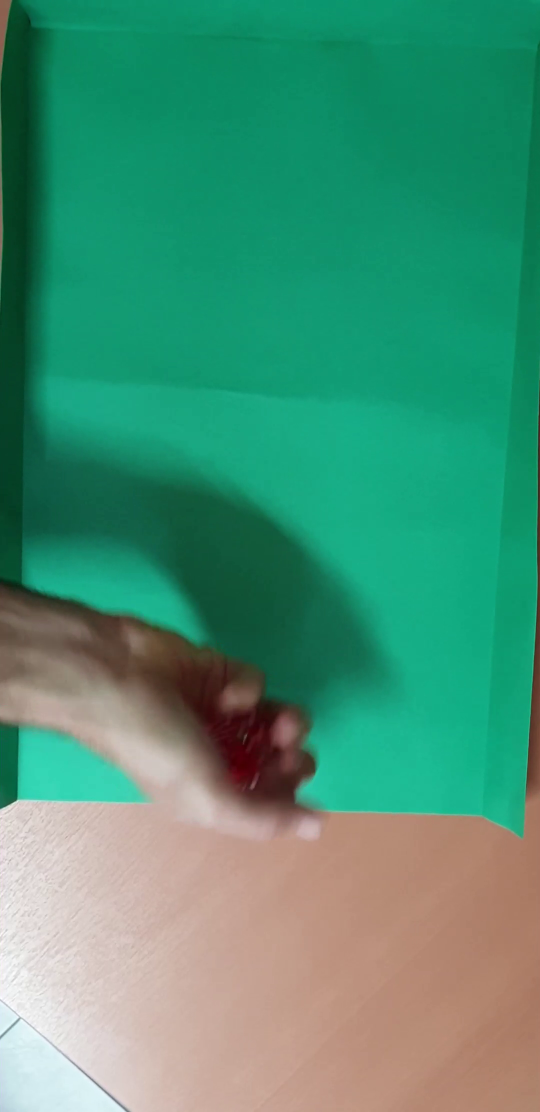
#> input picture frame 14 of tirada_1.mp4, 1080 x 2224 px (shown at 1/2 size)
$ python procesamiento.py   (older library calls are emulated)
#> lines starting #> are read from the running program, lines starting #| are printed output that depends on the picture; after the words box and inside, x2 and y2 are one past the last pixel; in counts of white or black regions, pixels touching at a corner belong together
#> further down, frame is the input picture: shape (2224, 1080, 3); mean B, G, R 116.6, 145.4, 73.4
### utils.py
# Este tiene las funciones necesarias para procesar el video

import cv2
import numpy as np
import math
from collections import Counter

win_frame = 'Frame'
win_mask = 'Mascara'
win_frame_filtrado = 'Frame filtrado'
win_frame_filtrado_neg = 'Frame filtrado negativo'

H_low_verde = 30
H_high_verde = 90

S_low_verde = 140
S_high_verde = 255

V_low_verde = 0
V_high_verde = 255

H1_low = 0
H1_high = 30

H2_low = 160
H2_high = 180

S_low = 75
V_low = 75
S_high = 255
V_high = 255

H_low_numero = 0
H_high_numero = 180
S_low_numero = 0
S_high_numero = 110
V_low_numero = 180
V_high_numero = 255

# Filtros de área para dados rojos
area_min_dado = 500
area_max_dado = 1000

def procesar_frame(frame):
    """
    Procesa un frame completo para detectar dados rojos dentro de contenedores verdes.
    Pipeline:
        1. Detecta contenedores verdes
        2. Dentro de cada contenedor, detecta dados rojos
        3. Retorna las coordenadas de los dados rojos (en coordenadas absolutas del frame)

    Args:
        frame: Frame BGR a procesar

    Returns:
        contornos_dados_rojos: Lista de contornos de dados rojos detectados
        frame_threshold_numero: Máscara de números blancos del frame (para usar en procesar_roi_numeros)
        centroides: Lista de tuplas (cx, cy) con los centroides de cada dado rojo
        boxes: Lista de tuplas (x_abs, y_abs, w, h) con las bounding boxes de dados rojos en coordenadas absolutas
    """
    frame_HSV = cv2.cvtColor(frame, cv2.COLOR_BGR2HSV)
#> frame_HSV: shape (741, 360, 3); mean H, S, V 58.6, 170, 155.6

    # Crear máscara de números blancos (se mantiene del código original)
    frame_threshold_numero = cv2.inRange(frame_HSV, (H_low_numero, S_low_numero, V_low_numero), (H_high_numero, S_high_numero, V_high_numero))
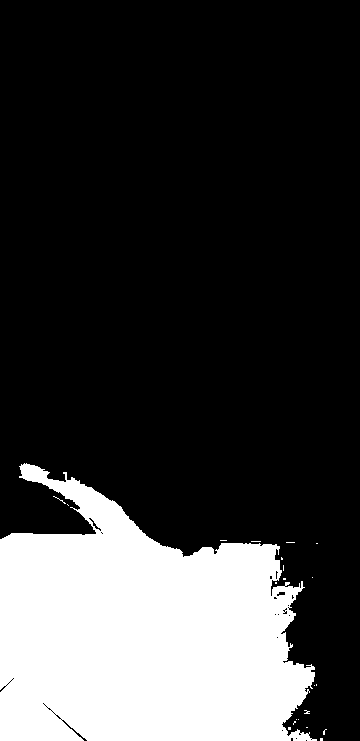
#> frame_threshold_numero: shape (741, 360); 23.1% white; 22 white regions (21 under 20 px), largest, box (x1, y1, x2, y2) and area: (0, 463, 317, 741) 61426

    # PASO 1: Filtrar por VERDE para encontrar contenedores (dados)
    mascara_verde = cv2.inRange(frame_HSV,
                                (H_low_verde, S_low_verde, V_low_verde),
                                (H_high_verde, S_high_verde, V_high_verde))
#> mascara_verde: shape (741, 360); 64.6% white; 5 black regions (2 under 20 px), largest, box (x1, y1, x2, y2) and area: (0, 254, 360, 741) 93988, (0, 0, 8, 55) 210, (0, 69, 2, 191) 163

    # Aplicar operaciones morfológicas para limpiar la máscara verde
    kernel = np.ones((5, 5), np.uint8)
    mascara_verde_limpia = cv2.morphologyEx(mascara_verde, cv2.MORPH_CLOSE, kernel)
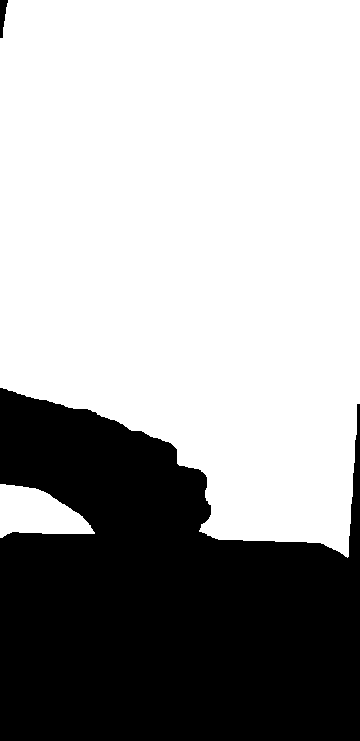
#> mascara_verde_limpia: shape (741, 360); 64.8% white; 2 black regions

    # Binarizar
    _, mascara_verde_binaria = cv2.threshold(mascara_verde_limpia, 0, 255, cv2.THRESH_BINARY)

    # PASO 2: Encontrar contornos de las ROIs verdes
    contornos_verdes, _ = cv2.findContours(mascara_verde_binaria, cv2.RETR_EXTERNAL, cv2.CHAIN_APPROX_SIMPLE)
#> contornos_verdes = 2 contours; box (x1, y1, x2, y2) and area: (0, 0, 360, 558) 168579, (0, 484, 95, 538) 3226

    # PASO 3: Para cada ROI verde (contenedor), detectar dados rojos
    centroides = []
    boxes = []
    contornos_dados_rojos = []

    for contorno in contornos_verdes:
        x_verde, y_verde, w_verde, h_verde = cv2.boundingRect(contorno)

        # Extraer ROI verde del frame original (mantiene todos los colores)
        roi_contenedor = frame[y_verde:y_verde+h_verde, x_verde:x_verde+w_verde]
        roi_contenedor_HSV = cv2.cvtColor(roi_contenedor, cv2.COLOR_BGR2HSV)

        # FILTRAR POR ROJO dentro del contenedor verde (doble rango para rojo)
        mascara_rojo_1 = cv2.inRange(roi_contenedor_HSV, (H1_low, S_low, V_low), (H1_high, S_high, V_high))
        mascara_rojo_2 = cv2.inRange(roi_contenedor_HSV, (H2_low, S_low, V_low), (H2_high, S_high, V_high))
        mascara_rojo = cv2.bitwise_or(mascara_rojo_1, mascara_rojo_2)

        # Aplicar operaciones morfológicas para limpiar la máscara roja
        mascara_rojo_limpia = cv2.morphologyEx(mascara_rojo, cv2.MORPH_CLOSE, kernel)
        _, mascara_rojo_binaria = cv2.threshold(mascara_rojo_limpia, 0, 255, cv2.THRESH_BINARY)

        # Encontrar contornos de dados rojos dentro del contenedor verde
        contornos_rojos_en_roi, _ = cv2.findContours(mascara_rojo_binaria, cv2.RETR_EXTERNAL, cv2.CHAIN_APPROX_SIMPLE)

        # Para cada dado rojo encontrado, calcular coordenadas absolutas
        for contorno_rojo in contornos_rojos_en_roi:
            x_rojo, y_rojo, w_rojo, h_rojo = cv2.boundingRect(contorno_rojo)

            # Filtrar por área (dados muy pequeños o muy grandes)
            area = w_rojo * h_rojo
            if area < area_min_dado or area > area_max_dado:
                continue

            # Filtrar por aspect ratio (dados deben ser aproximadamente cuadrados)
            aspect_ratio = w_rojo / h_rojo
            if aspect_ratio < 0.8 or aspect_ratio > 1.2:
                continue

            # Convertir coordenadas relativas (dentro de ROI) a absolutas (frame completo)
            x_abs = x_verde + x_rojo
            y_abs = y_verde + y_rojo

            # Calcular centroide del dado rojo
            cx = x_abs + w_rojo // 2
            cy = y_abs + h_rojo // 2

            centroides.append((cx, cy))
            boxes.append((x_abs, y_abs, w_rojo, h_rojo))
            contornos_dados_rojos.append(contorno_rojo)
#> this loop made 2 passes
#> (x_verde, y_verde, w_verde, h_verde) on passes 1 to 2: (0, 484, 95, 54), (0, 0, 360, 558)
#> pass 1, in procesar_frame, `roi_contenedor = frame[y_verde:y_verde+h_verde, x_verde:x_verde+w_verde]`:
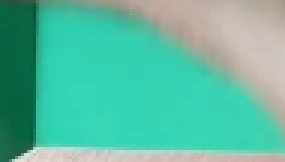
#> roi_contenedor: shape (54, 95, 3) (shown 3 times larger); mean B, G, R 160.5, 186.1, 91.5
#> pass 2, in procesar_frame, `roi_contenedor = frame[y_verde:y_verde+h_verde, x_verde:x_verde+w_verde]`:
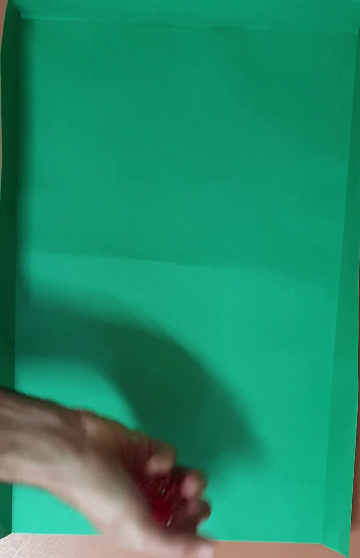
#> roi_contenedor: shape (558, 360, 3); mean B, G, R 104.7, 138.5, 32.9
#> after the loop:
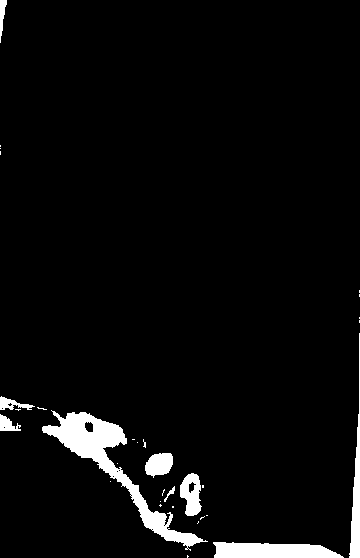
#> mascara_rojo: shape (558, 360); 4.2% white; 32 white regions (23 under 20 px), largest, box (x1, y1, x2, y2) and area: (42, 410, 208, 551) 3971, (213, 542, 344, 558) 1694, (349, 333, 360, 558) 970
#> after the loop:
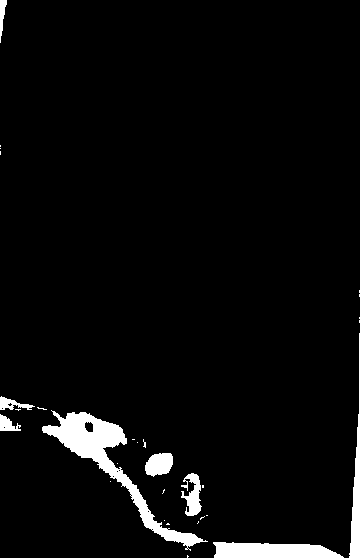
#> mascara_rojo_1: shape (558, 360); 4% white; 30 white regions (22 under 20 px), largest, box (x1, y1, x2, y2) and area: (42, 410, 208, 551) 3759, (213, 542, 344, 558) 1694, (349, 333, 360, 558) 970
#> after the loop:
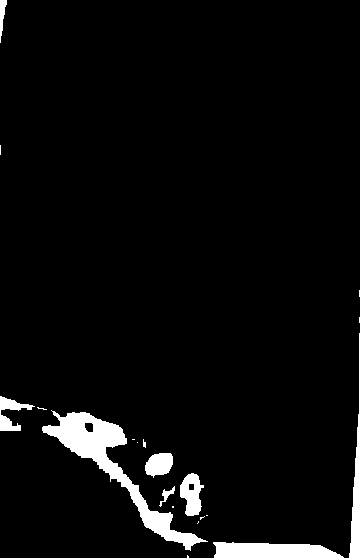
#> mascara_rojo_binaria: shape (558, 360); 4.4% white; 20 white regions (12 under 20 px)
#> after the loop: roi_contenedor_HSV: shape (558, 360, 3); mean H, S, V 73, 205.3, 141.8
#> after the loop, boxes = [(145, 453, 28, 25)]; centroides = [(159, 465)]; contornos_dados_rojos = 1 contour; box (x1, y1, x2, y2) and area: (145, 453, 173, 478) 479

    return contornos_dados_rojos, frame_threshold_numero, centroides, boxes

# [69 lines left out: functions emparejar_centroides, procesar_roi_numeros, not called in this run]

def detectar_moda(tiradas):
    '''
    Calcula la moda de las tiradas de los dados

    Args:
        tiradas: lista de listas que contiene los valores del dado en cada frame

    Returns:
        modas_por_dado: diccionario del tipo {dado:moda}
    '''
    # Convertir la lista de listas a un array NumPy
    array_dados = np.array(tiradas)

    # Transponer el array
    array_dados_transpuesto = array_dados.T

    # Calcular la moda para cada dado (cada fila del array transpuesto)
    modas_por_dado = {}
    num_dados = array_dados_transpuesto.shape[0]

    nombres = ['Julio', 'Chuck', 'Dani', 'Noether','Ernesto']

    for i in range(num_dados):
        valores_dado = array_dados_transpuesto[i]

        # Contar la frecuencia de los valores de este dado
        frecuencias = Counter(valores_dado)

        # Para manejar empates:
        max_frecuencia = max(frecuencias.values())
        moda_actual = [
            valor for valor, cuenta in frecuencias.items()
            if cuenta == max_frecuencia
        ]
        nombre = nombres[i]
        modas_por_dado[nombre] = moda_actual[0].item()

    return modas_por_dado

### procesamiento.py
# Este procesa el video directamente

import os
import cv2
import glob
from utils import procesar_frame, procesar_roi_numeros, emparejar_centroides, detectar_moda

# Crear carpeta de salida
os.makedirs("outputs", exist_ok=True)

# --- Carpeta con videos ------------------------------------------------
carpeta_videos = './'
patron_videos = os.path.join(carpeta_videos, '*.mp4')
videos = glob.glob(patron_videos)

print(f"Se encontraron {len(videos)} videos para procesar")

nombres = ['Julio', 'Chuck', 'Dani', 'Noether','Ernesto']

# Procesar cada video
for video_path in videos:
    # Obtener nombre del archivo sin extensión
    nombre_archivo = os.path.splitext(os.path.basename(video_path))[0]

    # Saltar videos de salida (que ya fueron procesados)
    if nombre_archivo.startswith('output_'):
        print(f"Saltando {nombre_archivo} (es un archivo de salida)")
        continue

    print(f"\nProcesando: {nombre_archivo}\n")

    # --- Leer el video ------------------------------------------------
    cap = cv2.VideoCapture(video_path)
    width = int(cap.get(cv2.CAP_PROP_FRAME_WIDTH))
    height = int(cap.get(cv2.CAP_PROP_FRAME_HEIGHT))
    fps = int(cap.get(cv2.CAP_PROP_FPS))

    # Crear VideoWriter para guardar el video procesado en la carpeta outputs
    fourcc = cv2.VideoWriter_fourcc(*'mp4v')
    output_path = os.path.join('outputs', f'{nombre_archivo}.mp4')
    out = cv2.VideoWriter(output_path, fourcc, fps, (int(width/3), int(height/3)))

    frame_number = 0
    prev_frame = None
    prev_contornos = None
    prev_frame_threshold_numero = None
    prev_centroides = None
    prev_boxes = None

    rois = []
    rois_numeros_filtrados = []
    rois_clausuras = []

    tiradas=[]

    while cap.isOpened():
        ret, frame = cap.read()
        nombre = 0

        if ret == True:
            frame = cv2.resize(frame, dsize=(int(width/3), int(height/3)))

            contornos, frame_threshold_numero, centroides, boxes = procesar_frame(frame)
#> contornos has the same summary as contornos_dados_rojos in procesar_frame; centroides = [(159, 465)]; boxes = [(145, 453, 28, 25)]

            copia_original = frame.copy()

            if prev_centroides is not None and len(centroides) > 0:
                # Encontrar objetos estáticos
                pares_estaticos = emparejar_centroides(centroides, prev_centroides, umbral=10)

                tirada_frame=[] #lista que guarda los valores de los dados en ese frame

                # Procesar solo ROIs estáticas
                for idx_actual, idx_prev in pares_estaticos:
                    x, y, w, h = boxes[idx_actual]

                    # Procesar ROI para detectar números
                    num_contornos = procesar_roi_numeros(
                        frame, frame_threshold_numero, x, y, w, h,
                        copia_original, rois, rois_numeros_filtrados, rois_clausuras, nombres[nombre]
                    )
                    tirada_frame.append(num_contornos)
                    nombre+=1

                if len(tirada_frame)==5:
                    tiradas.append(tirada_frame) #solo añade las tiradas que detectan los 5 dados
                #print(tiradas)
                #print('--')

            # Escribir frame procesado al video de salida
            out.write(copia_original)


            frame_number += 1

            # Guardar el frame actual como el frame anterior para la próxima iteración
            prev_frame = frame.copy()
            prev_contornos = contornos
#> prev_contornos has the same summary as contornos_dados_rojos in procesar_frame
            prev_frame_threshold_numero = frame_threshold_numero
            prev_centroides = centroides
#> prev_centroides = [(159, 465)]
            prev_boxes = boxes
#> prev_boxes = [(145, 453, 28, 25)]

            if cv2.waitKey(25) & 0xFF == ord('q'):
#> (key q is pressed here)
                break
        else:
            break
        if nombre<5:
            nombre+=1

    valores = detectar_moda(tiradas)
    cap.release()
    out.release()

    for clave, valor in valores.items():
        print(f"{clave}: {valor}")

    print(f"\nVideo procesado: {output_path}")
    print(f"Frames procesados: {frame_number}")

cv2.destroyAllWindows()
print("\n¡Procesamiento completo!")

$ run again, starting later in the video
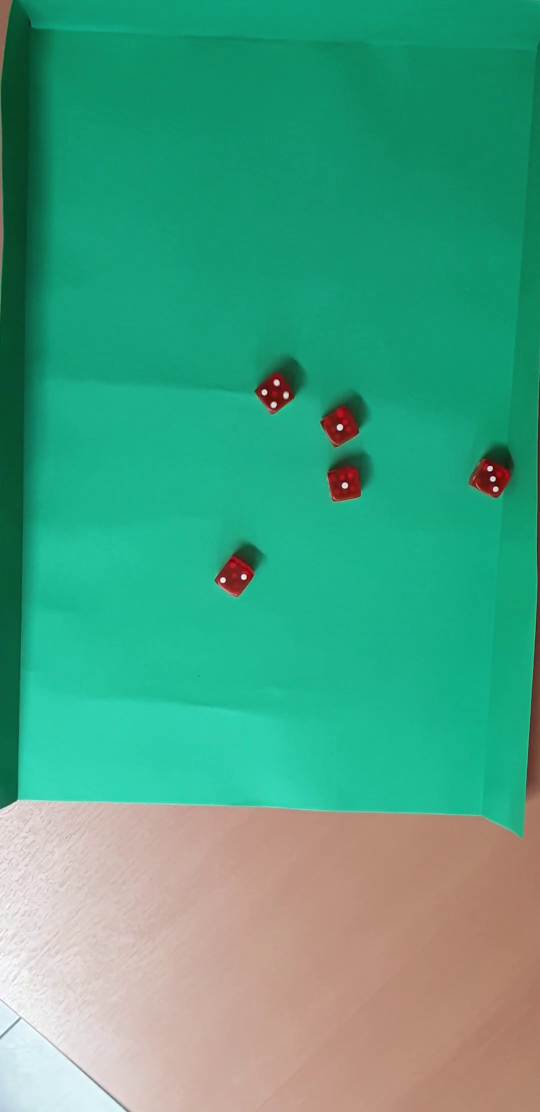
#> input picture frame 65 of tirada_1.mp4, 1080 x 2224 px (shown at 1/2 size)
#> frame is the input picture: shape (2224, 1080, 3); mean B, G, R 130.6, 161, 71.8
#> frame: shape (741, 360, 3)
#> frame_HSV: shape (741, 360, 3); mean H, S, V 63.1, 176, 170.7
#> in procesar_frame, `frame_threshold_numero = cv2.inRange(frame_HSV, (H_low_numero, S_low_n..`:
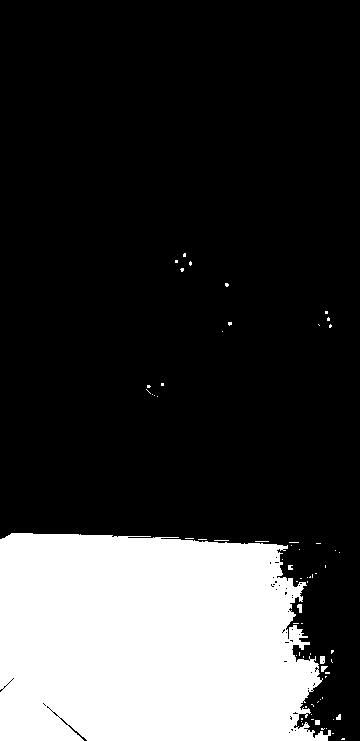
#> frame_threshold_numero: shape (741, 360); 22.9% white; 68 white regions (61 under 20 px), largest, box (x1, y1, x2, y2) and area: (0, 533, 331, 741) 60754, (320, 656, 325, 664) 38, (297, 604, 302, 613) 34
#> mascara_verde: shape (741, 360); 71% white; 7 black regions, largest, box (x1, y1, x2, y2) and area: (0, 249, 360, 741) 74053, (312, 304, 341, 332) 592, (143, 367, 170, 399) 558
#> mascara_verde_limpia: shape (741, 360); 71.2% white; 9 black regions
#> contornos_verdes = 1 contour; box (x1, y1, x2, y2) and area: (0, 0, 360, 558) 191791
#> the loop in procesar_frame, `for contorno in contornos_verdes:` made 1 pass
#> after the loop in procesar_frame, `for contorno in contornos_verdes:`:
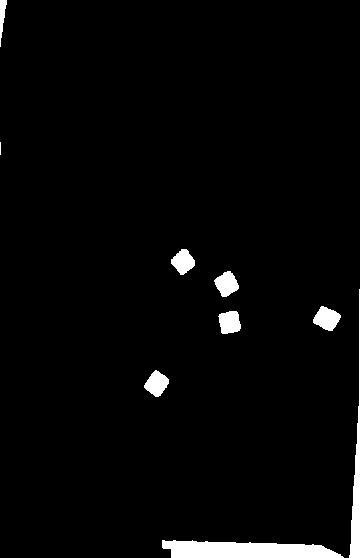
#> mascara_rojo_binaria: shape (558, 360); 2.9% white; 9 white regions (1 under 20 px)
#> after the loop in procesar_frame, `for contorno in contornos_verdes:`: boxes = [(144, 370, 25, 27), (218, 311, 23, 23), (313, 306, 28, 25), (214, 271, 25, 26), (171, 249, 24, 26)]; centroides = [(156, 383), (229, 322), (327, 318), (226, 284), (183, 262)]; contornos_dados_rojos = 5 contours; box (x1, y1, x2, y2) and area: (313, 306, 341, 331) 416, (144, 370, 169, 397) 386, (214, 271, 239, 297) 386, (218, 311, 241, 334) 380, (171, 249, 195, 275) 368
#> `contornos, frame_threshold_numero, centroides, boxes = procesar_frame(..`: contornos has the same summary as contornos_dados_rojos in procesar_frame
#> prev_contornos has the same summary as contornos_dados_rojos in procesar_frame
#> prev_centroides has the same summary as centroides in procesar_frame
#> prev_boxes has the same summary as boxes in procesar_frame

$ run again, starting later in the video
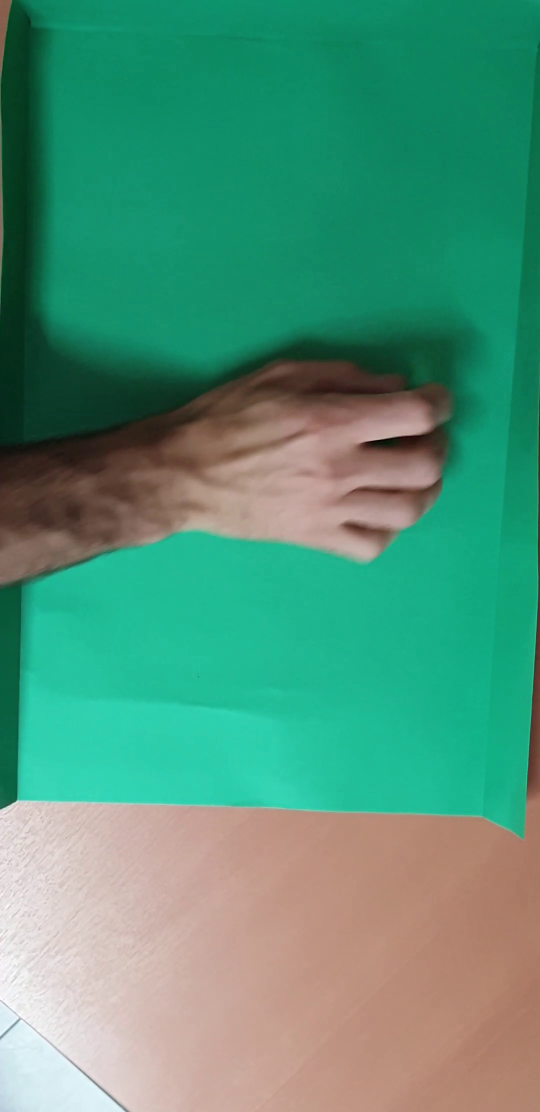
#> input picture frame 116 of tirada_1.mp4, 1080 x 2224 px (shown at 1/2 size)
#> frame is the input picture: shape (2224, 1080, 3); mean B, G, R 120.7, 147.4, 80.8
#> frame: shape (741, 360, 3)
#> frame_HSV: shape (741, 360, 3); mean H, S, V 55.2, 161.4, 159.4
#> in procesar_frame, `frame_threshold_numero = cv2.inRange(frame_HSV, (H_low_numero, S_low_n..`:
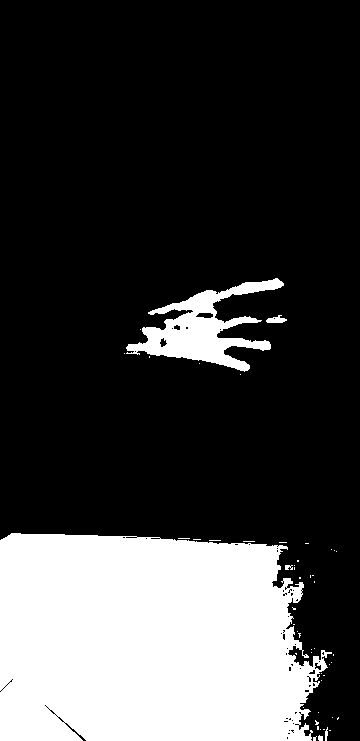
#> frame_threshold_numero: shape (741, 360); 24.7% white; 51 white regions (45 under 20 px), largest, box (x1, y1, x2, y2) and area: (0, 533, 332, 741) 60157, (126, 278, 284, 372) 5455, (266, 315, 287, 323) 105, (285, 565, 293, 570) 31, (325, 727, 328, 741) 30, (318, 735, 323, 741) 25
#> mascara_verde: shape (741, 360); 60.8% white; 3 black regions, box (x1, y1, x2, y2) and area: (0, 257, 360, 741) 73715, (0, 238, 302, 392) 30316, (0, 0, 8, 198) 412
#> mascara_verde_limpia: shape (741, 360); 61% white; 3 black regions
#> contornos_verdes = 2 contours, 1 with area under 20; largest, box (x1, y1, x2, y2) and area: (0, 0, 360, 558) 161550
#> the loop in procesar_frame, `for contorno in contornos_verdes:` made 2 passes
#> (x_verde, y_verde, w_verde, h_verde) on passes 1 to 2: (255, 293, 10, 3), (0, 0, 360, 558)
#> after the loop in procesar_frame, `for contorno in contornos_verdes:`:
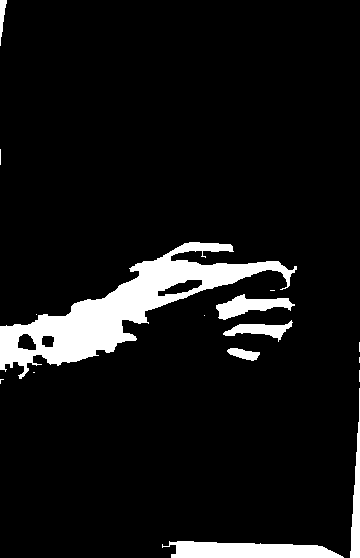
#> mascara_rojo_binaria: shape (558, 360); 8.1% white; 16 white regions (9 under 20 px), largest, box (x1, y1, x2, y2) and area: (0, 242, 297, 379) 10933, (162, 541, 344, 558) 2345, (216, 294, 295, 320) 965
#> after the loop in procesar_frame, `for contorno in contornos_verdes:`: boxes = []
